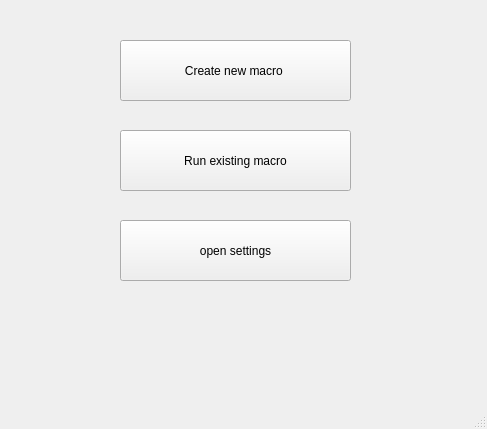
<?xml version="1.0" encoding="UTF-8"?>
<ui version="4.0">
 <class>MainWindow</class>
 <widget class="QMainWindow" name="MainWindow">
  <property name="geometry">
   <rect>
    <x>0</x>
    <y>0</y>
    <width>487</width>
    <height>429</height>
   </rect>
  </property>
  <property name="windowTitle">
   <string>MainWindow</string>
  </property>
  <widget class="QWidget" name="centralwidget">
   <widget class="QPushButton" name="CreateNewMacro">
    <property name="geometry">
     <rect>
      <x>120</x>
      <y>40</y>
      <width>231</width>
      <height>61</height>
     </rect>
    </property>
    <property name="text">
     <string>Create new macro </string>
    </property>
   </widget>
   <widget class="QPushButton" name="RunExistingMacro">
    <property name="geometry">
     <rect>
      <x>120</x>
      <y>130</y>
      <width>231</width>
      <height>61</height>
     </rect>
    </property>
    <property name="text">
     <string>Run existing macro</string>
    </property>
   </widget>
   <widget class="QPushButton" name="OpenSettings">
    <property name="geometry">
     <rect>
      <x>120</x>
      <y>220</y>
      <width>231</width>
      <height>61</height>
     </rect>
    </property>
    <property name="text">
     <string>open settings</string>
    </property>
   </widget>
   <widget class="QLabel" name="BackgroundImage">
    <property name="geometry">
     <rect>
      <x>0</x>
      <y>0</y>
      <width>631</width>
      <height>431</height>
     </rect>
    </property>
    <property name="text">
     <string/>
    </property>
    <property name="pixmap">
     <pixmap>images/ninja background smaller.PNG</pixmap>
    </property>
   </widget>
   <zorder>BackgroundImage</zorder>
   <zorder>CreateNewMacro</zorder>
   <zorder>RunExistingMacro</zorder>
   <zorder>OpenSettings</zorder>
  </widget>
  <widget class="QMenuBar" name="menubar">
   <property name="geometry">
    <rect>
     <x>0</x>
     <y>0</y>
     <width>487</width>
     <height>18</height>
    </rect>
   </property>
  </widget>
  <widget class="QStatusBar" name="statusbar"/>
 </widget>
 <resources>
  <include location="../NEA/GUI resources.qrc"/>
 </resources>
 <connections/>
</ui>
